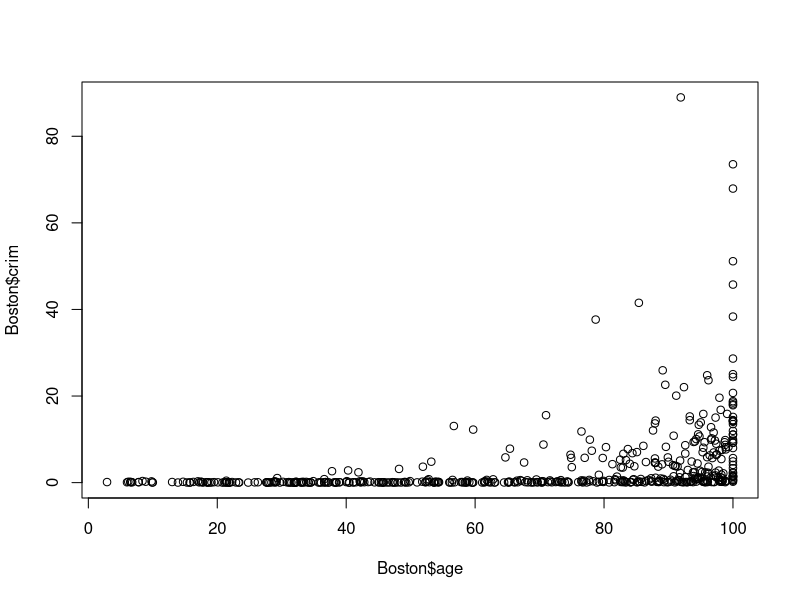
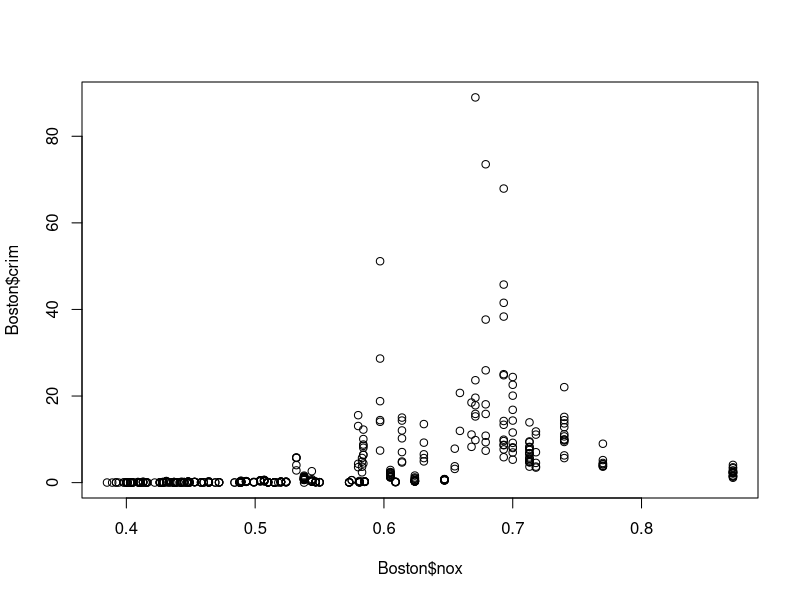
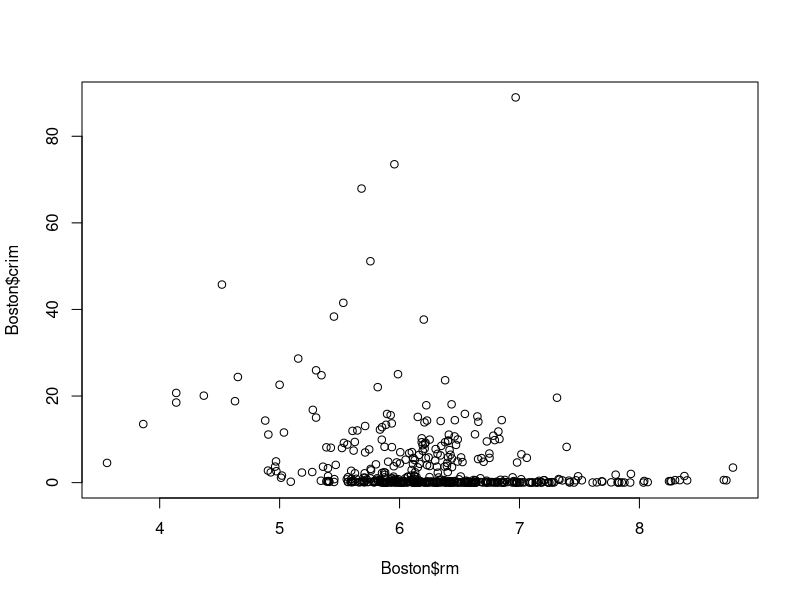
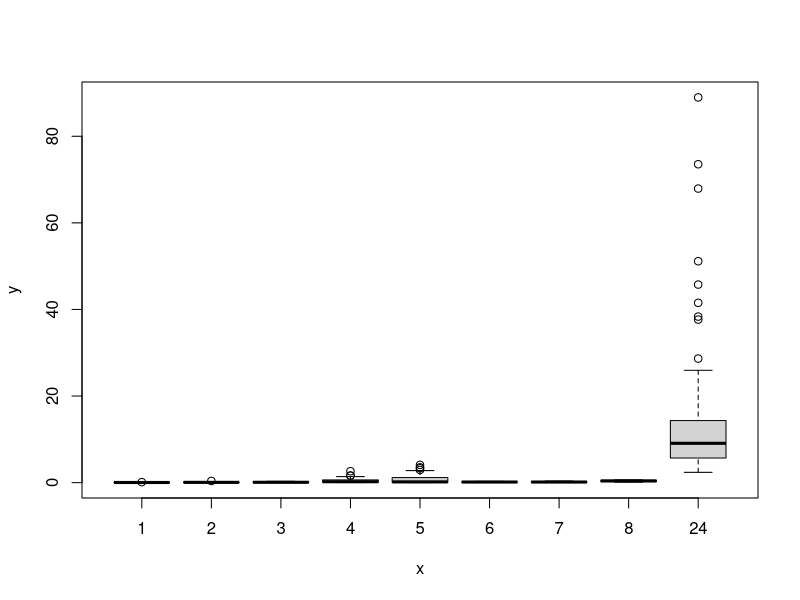
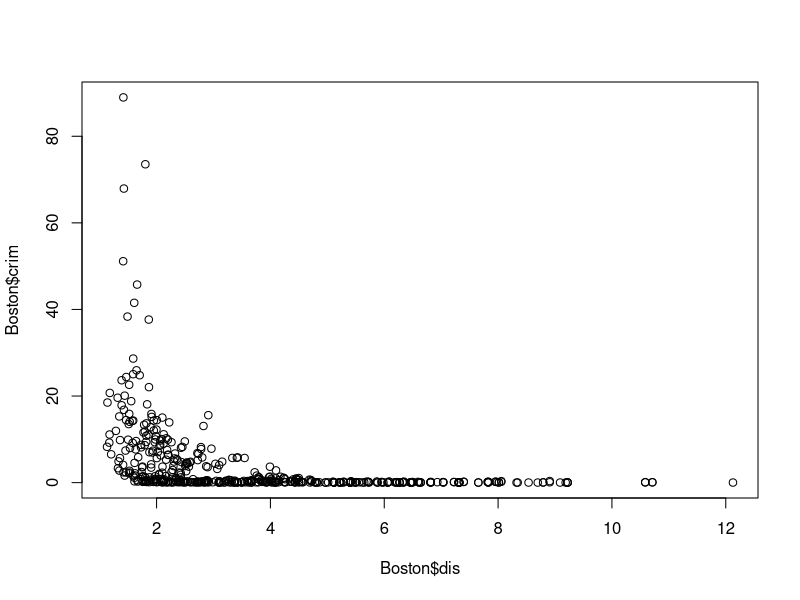
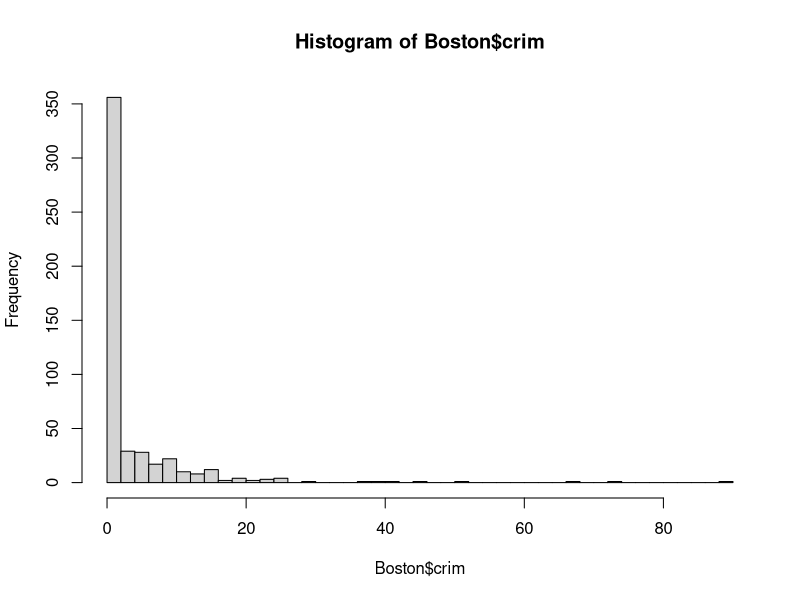
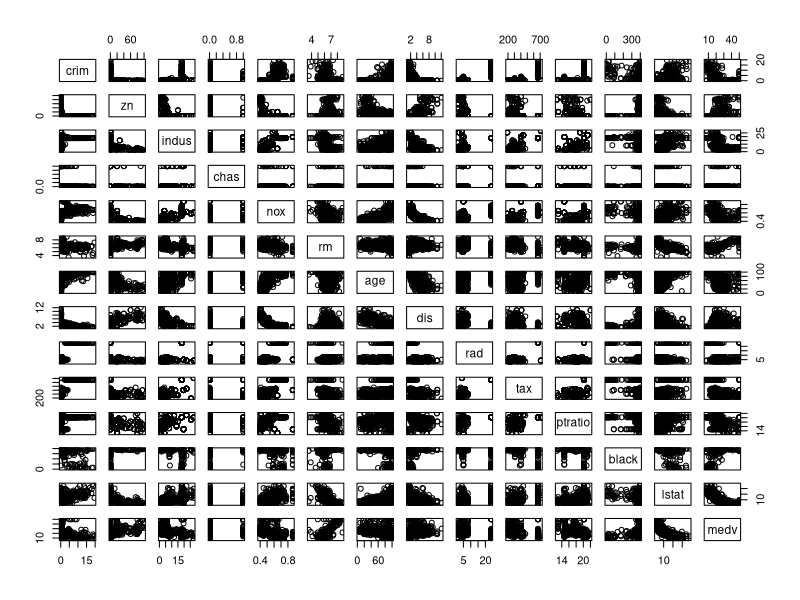
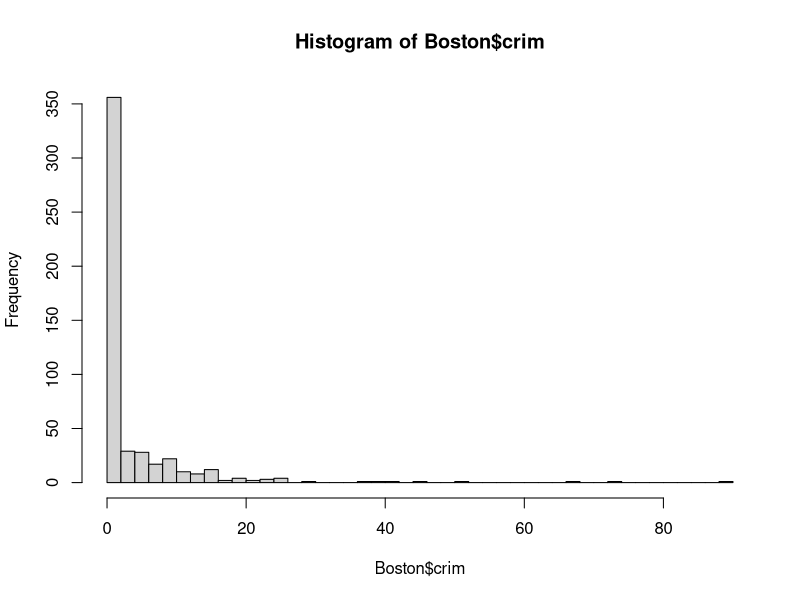

Recreate these plots in R, in order.
## ---- chunk 1
library (MASS)
## ---- chunk 2
data(Boston)
str(Boston)
## ---- chunk 3
?Boston
## ---- chunk 4
# Rows are 506 and columns are 14
# Rows:506 represent the Housing Values in Suburbs of Boston and colums:14 are the features.
## ---- chunk 5
plot(Boston$age, Boston$crim)
#Crime rate increases with increase in age of homes
plot(Boston$nox, Boston$crim)
#Crime rate increases with increase in nitrogen oxides concentration
plot(Boston$rm, Boston$crim)
#With increae in average number of rooms per dwelling the crime rate decreaces
plot(as.factor(Boston$rad), Boston$crim)
plot(Boston$dis, Boston$crim)
#less weighted mean of distances to five Boston employment centres and increased crime rate

## ---- chunk 6
hist(Boston$crim, breaks=50)
#We can see the crime rate falls between 0-20
pairs(Boston[Boston$crim<20,])
#Relationship between crime rate is scattered with other variables variying by increasing or decreasing. Eg: Crime rate increases with increase in age of homes.
## ---- chunk 7
hist(Boston$crim, breaks=50)
#most cities have low crime rate and we can see that the frequency of crime rate is between 0-20 per capita crime rate by town.
hist(Boston$ptratio, breaks=25)
#The frequency of pupil-teacher ratio by town is highest at 20.
hist(Boston$tax, breaks=25)
#The frequency of full-value property-tax rate per \$10,000 is highest between 600 and 700.

## ---- chunk 8
nrow(Boston[Boston$chas==1,])
# 35 of suburbs in the data set bound the Charles river
## ---- chunk 9
median(Boston$ptratio)
#The median pupil-teacher ratio among the towns is 19.05
## ---- chunk 10
#lowest median value of owneroccupied homes
minval<-Boston[min(Boston$medv), ]
row.names(minval)
#values of the other predictors for that suburb, and how do those values compare to the overall ranges:
predsub<-(subset(Boston,medv==min(Boston$medv)))
predsub
#Overall ranges are highest for age and rad. Minimum for zm, rm and dis.
## ---- chunk 11
nrow(Boston[Boston$rm>7,])
nrow(Boston[Boston$rm>8,])
sapply(Boston[Boston$rm>8,],mean)
sapply(Boston[Boston$rm>8,],median)
#Crime rates, medv and few other values are high age of the house is lower.
